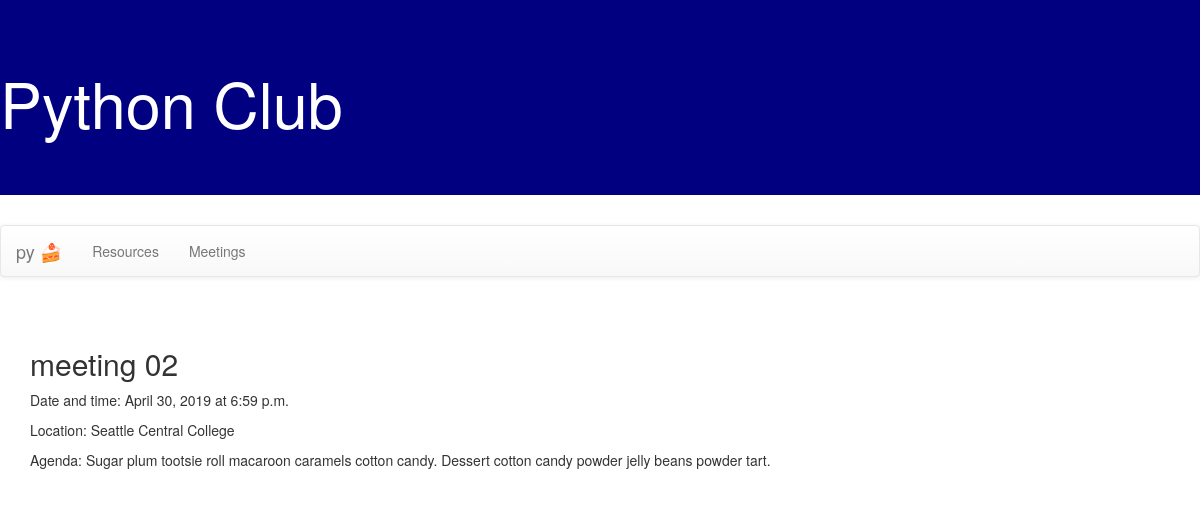
Page /club/getdetails/2 on the committed database.
### club/models.py (models this page shows, shortened)
class Meeting(models.Model):
    meetingtitle=models.CharField(max_length=255)
    meetingdate=models.DateField()
    meetingtime=models.TimeField()
    location=models.CharField(max_length=255)
    agenda=models.CharField(max_length=255)
    class Meta:
        db_table='meeting'
        verbose_name_plural='meetings'

### club/views.py (the view)
# urls.py: path('getdetails/<int:id>', views.getdetails, name='getdetails'),
def getdetails(request, id):
    meet=get_object_or_404(Meeting, pk=id)
    mm=MeetingMinutes
    context={
        'meet': meet,
        'mm' : mm,
    }
    return render(request, 'club/meetingsdetails.html', context=context)

### club/templates/club/meetingsdetails.html
{% extends 'base.html' %}
{% block content %}
<h2>{{ meet.meetingtitle }}</h2>
<p>Date and time: {{ meet.meetingdate }} at {{ meet.meetingtime }}</p>
<p>Location: {{ meet.location }}</p>
<p>Agenda: {{ meet.agenda }}</p>
{% endblock %}

### rows in the picture
Meeting: meetingtitle "meeting 02", meetingdate "April 30, 2019", meetingtime "6:59 p.m.", location "Seattle Central College", agenda "Sugar plum tootsie roll macaroon caramels cotton candy. Dessert cotton candy powder jelly beans powder tart."
